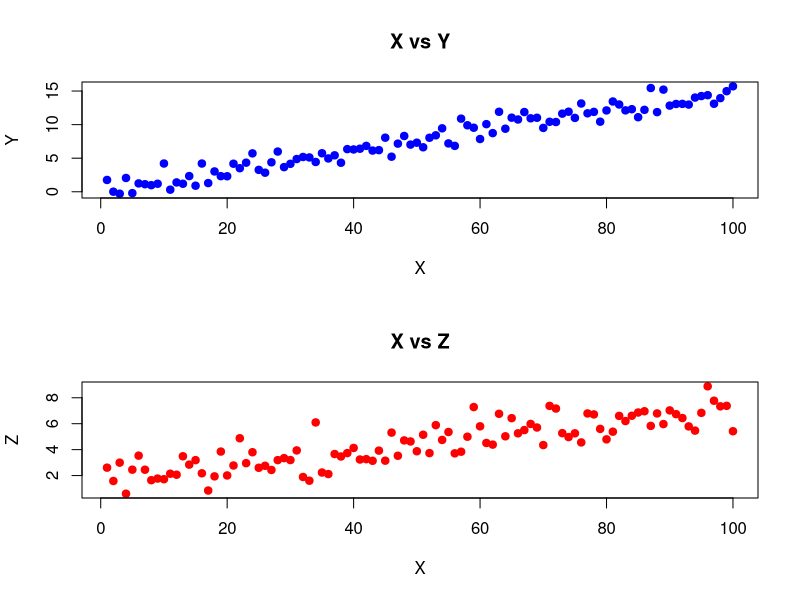
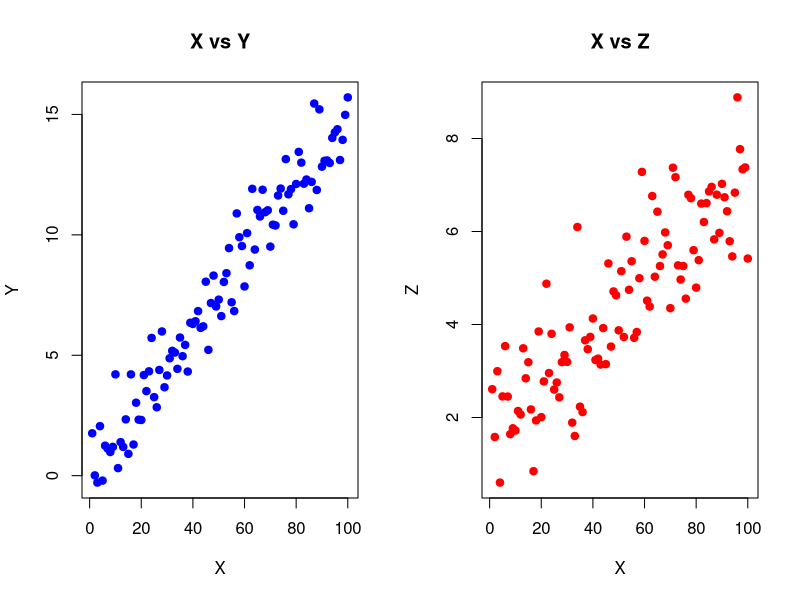
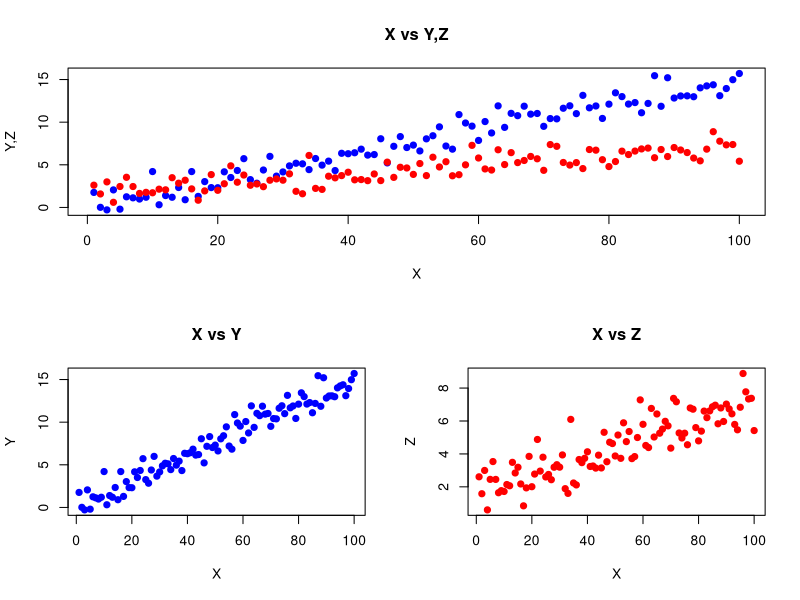

These charts were generated, in order, by the following R code:
# part 1
x <- seq(1,100,1)
y = (x * 0.15) + rnorm(100)
z = ((x * 0.05) + 2) + rnorm(100)
par(mfrow=c(2,1)) # set up our grid 2 rows by 1 col
plot(x,y,type="p",col="blue",main="X vs Y",pch=19,ylab="Y",xlab="X")
plot(x,z,type="p",col="red",main="X vs Z",pch=19,ylab="Z",xlab="X")

# part 2
par(mfrow=c(1,2))
plot(x,y,type="p",col="blue",main="X vs Y",pch=19,ylab="Y",xlab="X")
plot(x,z,type="p",col="red",main="X vs Z",pch=19,ylab="Z",xlab="X")

# part 3
# set up a matrix defining figure numbers
m = matrix(c(1,1,2,3),2,2,byrow=TRUE)
layout(m) # set up grid
plot(x,y,type="p",col="blue",main="X vs Y,Z",pch=19,ylab="Y,Z",xlab="X")
points(x,z,col="red",pch=19)
plot(x,y,type="p",col="blue",main="X vs Y",pch=19,ylab="Y",xlab="X")
plot(x,z,type="p",col="red",main="X vs Z",pch=19,ylab="Z",xlab="X")
